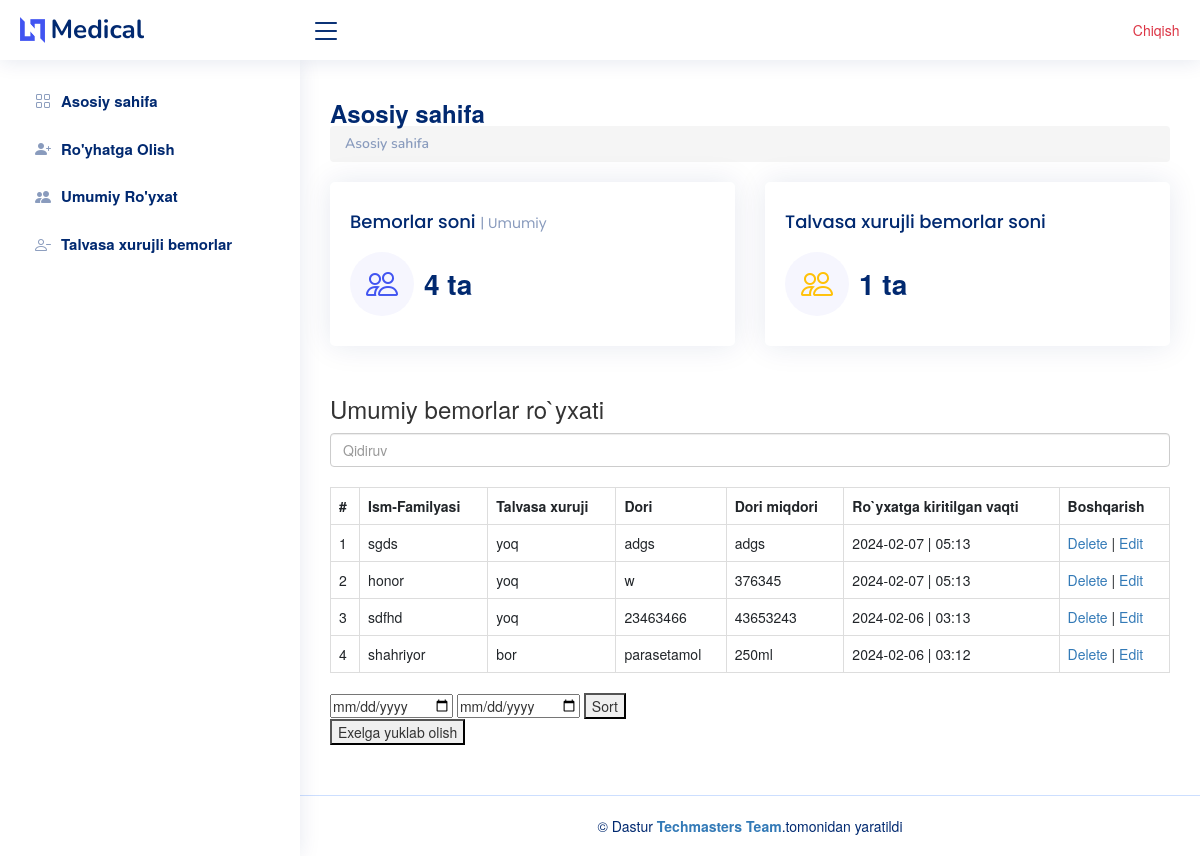
The app's page / (signed in), older data.
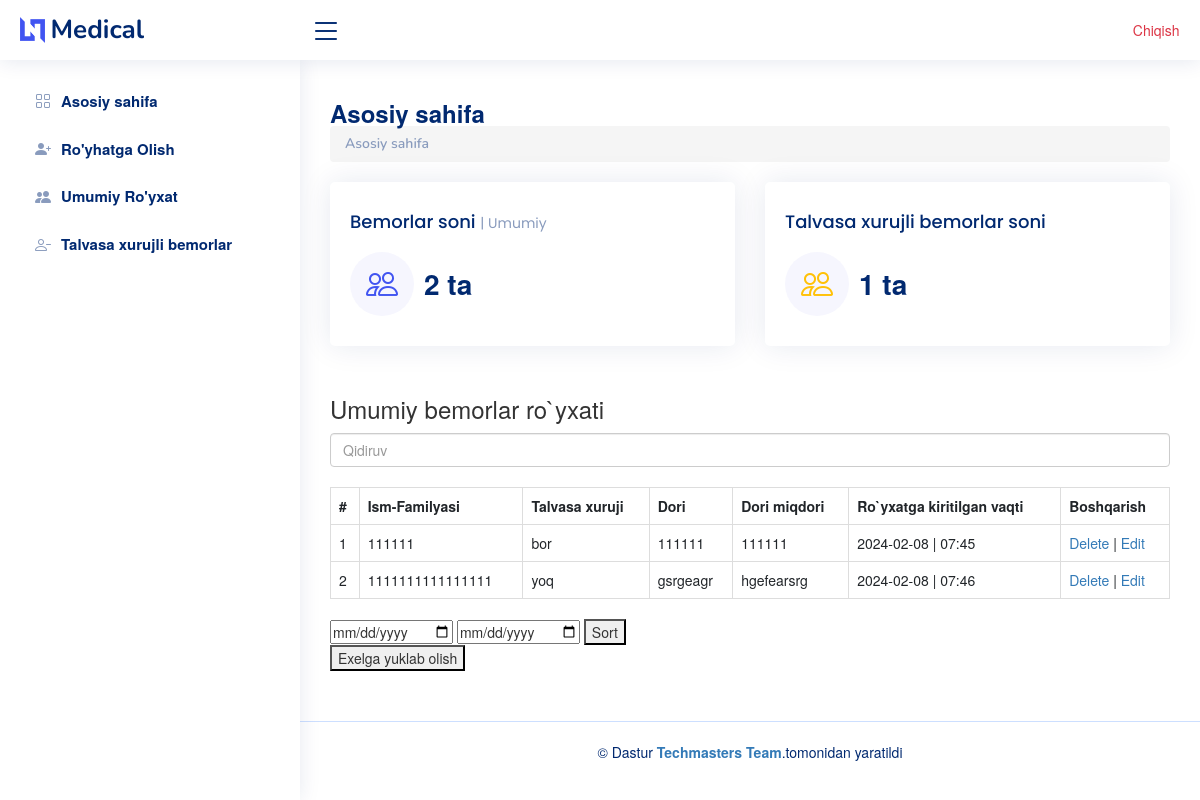
The same page, newer data.
### chat/models.py (models this page shows, shortened)
class Sick(models.Model):
    username = models.CharField( max_length=400)
    age = models.IntegerField(default=0)
    is_xuruj = models.BooleanField(default=False)
    user = models.ForeignKey(User, on_delete=models.CASCADE)
    date_times = models.DateTimeField(auto_now_add=True)
    dori_name = models.CharField( max_length=400)
    dori_miqdor = models.CharField( max_length=400)

### chat/views.py (the view)
# urls.py: path("", home ,name='home'),
def home(request):
    print('\n' , datetime.datetime.now() , 'dddddddddddddddddddddddddddd', '\n')
    if request.user.is_active:
        all_bemor = Sick.objects.all().filter(user=request.user).order_by('-date_times')
        yoq = Sick.objects.filter(is_xuruj=True,user=request.user)
        data_from =request.GET.get('date_from')
        data_to = request.GET.get('date_to')
        hurujs = Sick.objects.filter(date_times__gte='2000-02-06 00:00'  ,date_times__lt='4024-02-06 23:59',user=request.user ).order_by('-id')
        if data_from and data_to :
            hurujs = Sick.objects.filter(date_times__gte=f'{data_from} 00:00'  ,date_times__lt=f'{data_to} 23:59',user=request.user ).order_by('-id')
        else:
            hurujs = Sick.objects.filter(date_times__gte='2000-02-06 00:00'  ,date_times__lt='4024-02-06 23:59',user=request.user ).order_by('-id')
        return render(request , 'mein/index.html', {'all_bemor':all_bemor,'yoq':yoq , 'huruj':hurujs   })
    else:
        return redirect('accounts/login/')

### template/mein/index.html (shortened to what the changed rows need)
{% load static %}
<!DOCTYPE html>
<html lang="en">
<head>
  <link rel="stylesheet" href="https://cdnjs.cloudflare.com/ajax/libs/font-awesome/6.2.1/css/all.min.css" />
  <link href="/static/assets/vendor/bootstrap/css/bootstrap.min.css" rel="stylesheet">
  <link href="/static/assets/vendor/bootstrap-icons/bootstrap-icons.css" rel="stylesheet">
  <link href="/static/assets/vendor/boxicons/css/boxicons.min.css" rel="stylesheet">
  <link href="/static/assets/vendor/quill/quill.snow.css" rel="stylesheet">
  <link href="/static/assets/vendor/quill/quill.bubble.css" rel="stylesheet">
  <link href="/static/assets/vendor/remixicon/remixicon.css" rel="stylesheet">
  <link href="/static/assets/vendor/simple-datatables/style.css " rel="stylesheet">
  <link href="/static/assets/css/style.css" rel="stylesheet">
<link rel="stylesheet" href="https://maxcdn.bootstrapcdn.com/bootstrap/3.4.1/css/bootstrap.min.css">
</head>
<body>
  <main id="main" class="main">
    <div class="pagetitle">
      <h1>Asosiy sahifa</h1>
    </div>
    <section class="section dashboard">
      <div class="row">
        <div class="col-lg-12">
              <div class="row">
                <div class="col-lg-6">
                  <div class="card info-card sales-card">
                    <div class="card-body">
                      <div class="d-flex align-items-center">
                        <div class="ps-3">
                          <h6 id="count_all" data-all="{{ all_clients }}">{{all_bemor|length}} ta</h6>
                        </div>
                      </div>
                    </div>
                  </div>
                </div>
              </div>
          </div>
            </div>
            <section class="section dashboard">
   <div class="table-responsive">
  <br>
  <table style="max-width: 840px;"  class="table table-bordered table-hover ">
      <tr>
        <th>#</th>
        <th>Ism-Familyasi</th>
        <th>Talvasa xuruji</th>
        <th>Dori</th>
        <th>Dori miqdori</th>
        <th>Ro`yxatga kiritilgan vaqti</th>
        <th>Boshqarish</th>
      </tr>
      {% for x in huruj %}
      <tr >
        <td id="data{{x.id}}">1</td>
                      <td>{{x.username}}</td>
                      <td>
                         {% if x.is_xuruj == True %}
                         bor
                         {% else %}
                         yoq
                         {% endif %}
                        </td>
                      <td>{{x.dori_name}}</td>
                      <td>{{x.dori_miqdor}}</td>
                      <td>{{x.date_times|date:'Y-m-d'}}  | {{x.date_times|time:"h:i"}} </td>
                      <td> <a href="delete/{{x.id}}/">Delete</a> | <a href=""  data-toggle="modal" data-target="#exampleModalCenter{{x.id}}">Edit</a>  </td>
      </tr>
      {% endfor %}
  </table>
</div>
<link rel="stylesheet" href="https://cdn.datatables.net/1.13.7/css/jquery.dataTables.min.css">
<link rel="stylesheet" href="https://cdn.datatables.net/buttons/2.4.2/css/buttons.dataTables.min.css">
    </section>
  </main>
</body>
</html>

Row changes from the older to the newer data that the page shows:
removed Sick: username "sgds", is_xuruj "yoq", dori_name "adgs", dori_miqdor "adgs", date_times "2024-02-07", date_times "05:13"
removed Sick: username "honor", is_xuruj "yoq", dori_name "w", dori_miqdor "376345", date_times "2024-02-07", date_times "05:13"
removed Sick: username "sdfhd", is_xuruj "yoq", dori_name "23463466", dori_miqdor "43653243", date_times "2024-02-06", date_times "03:13"
removed Sick: username "shahriyor", is_xuruj "bor", dori_name "parasetamol", dori_miqdor "250ml", date_times "2024-02-06", date_times "03:12"
added Sick: username "111111", is_xuruj "bor", dori_name "111111", dori_miqdor "111111", date_times "2024-02-08", date_times "07:45"
added Sick: username "1111111111111111", is_xuruj "yoq", dori_name "gsrgeagr", dori_miqdor "hgefearsrg", date_times "2024-02-08", date_times "07:46"
Text that changed along with them:
{{ all_bemor|length }}: "4" → "2"
